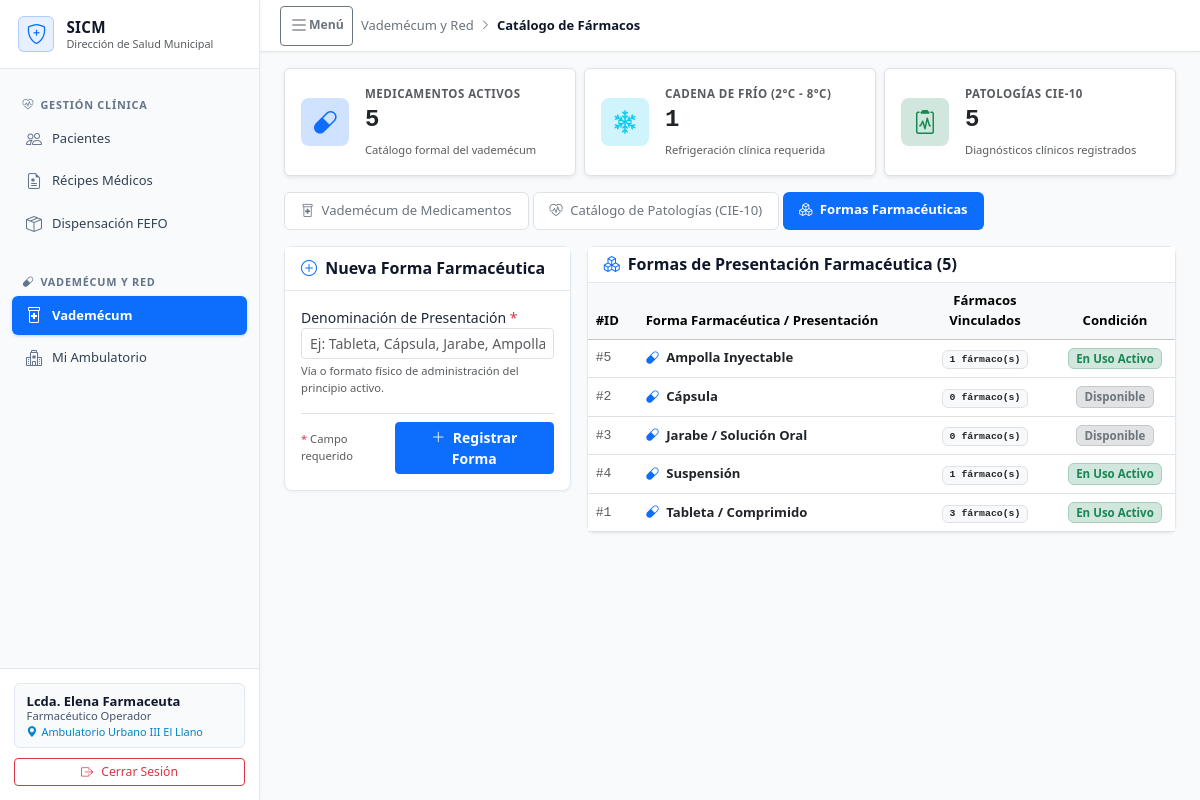
The page /index.php?tab=medicamentos&subtab=formas (signed in) on the database its author committed.
### tables this page shows
CREATE TABLE IF NOT EXISTS configuracion_institucional (
    id INT PRIMARY KEY DEFAULT 1,
    nombre_sistema VARCHAR(120) NOT NULL DEFAULT 'Sistema Integrado de Control de Medicamentos',
    siglas_sistema VARCHAR(20) NOT NULL DEFAULT 'SICM',
    ente_rector VARCHAR(150) NOT NULL DEFAULT 'Red de Salud Municipal',
    municipio VARCHAR(100) NOT NULL DEFAULT 'Municipio Autónomo',
    logotipo_ruta VARCHAR(255) NULL,
    dias_alerta_fefo INT NOT NULL DEFAULT 60 COMMENT 'Días previos a caducidad para semáforo crítico/alerta',
    updated_at DATETIME NOT NULL DEFAULT CURRENT_TIMESTAMP ON UPDATE CURRENT_TIMESTAMP,
    CONSTRAINT chk_solo_una_fila CHECK (id = 1)
);

CREATE TABLE formas_farmaceuticas (
    id INT AUTO_INCREMENT PRIMARY KEY,
    nombre VARCHAR(60) NOT NULL UNIQUE COMMENT 'Tableta / Comprimido, Cápsula, Jarabe, Suspensión, Ampolla'
);

### src/views/tabs/medicamentos/subtab_formas.php (the view, shortened to what the rows shown need)
<div class="row g-3">
    <div class="col-xl-8 col-lg-7">
        <div class="card-sicm">
            <div class="table-responsive">
                <table class="table table-hover align-middle mb-0" style="font-size: 0.82rem;">
                    <thead class="table-light">
                        <tr>
                            <th style="width: 50px;">#ID</th>
                            <th>Forma Farmacéutica / Presentación</th>
                            <th class="text-center" style="width: 140px;">Fármacos Vinculados</th>
                            <th class="text-center" style="width: 120px;">Condición</th>
                        </tr>
                    </thead>
                    <tbody>
                        <?php if (empty($formasFarmaceuticas)): ?>
                            <tr>
                                <td colspan="4" class="text-center text-muted py-4">
                                    No se han registrado formas farmacéuticas.
                                </td>
                            </tr>
                        <?php else: ?>
                            <?php foreach ($formasFarmaceuticas as $f): ?>
                                <tr>
                                    <td class="font-monospace text-muted">#<?= $f['id'] ?></td>
                                    <td class="fw-bold text-dark">
                                        <i class="bi bi-capsule text-primary me-1"></i>
                                        <?= htmlspecialchars($f['nombre']) ?>
                                    </td>
                                    <td class="text-center">
                                        <span class="badge bg-light text-dark border font-monospace">
                                            <?= number_format((int) $f['total_medicamentos']) ?> fármaco(s)
                                        </span>
                                    </td>
                                    <td class="text-center">
                                        <?php if ((int) $f['total_medicamentos'] > 0): ?>
                                            <span
                                                class="badge bg-success-subtle text-success border border-success-subtle"
                                                style="font-size: 0.72rem;">
                                                En Uso Activo
                                            </span>
                                        <?php else: ?>
                                            <span
                                                class="badge bg-secondary-subtle text-secondary border border-secondary-subtle"
                                                style="font-size: 0.72rem;">
                                                Disponible
                                            </span>
                                        <?php endif; ?>
                                    </td>
                                </tr>
                            <?php endforeach; ?>
                        <?php endif; ?>
                    </tbody>
                </table>
            </div>
        </div>
    </div>
</div>

### src/views/layout/sidebar.php (shortened to what the rows shown need)
<aside class="sicm-sidebar offcanvas-lg offcanvas-start" id="sidebarMenu" tabindex="-1"
            aria-labelledby="sidebarMenuLabel">
            <div class="sicm-sidebar-header d-flex align-items-center justify-content-between">
                <a href="index.php" class="sicm-sidebar-brand">
                    <div class="d-flex flex-column text-truncate" style="min-width: 0;">
                        <span class="brand-title text-truncate"
                            style="font-size: 0.95rem; line-height: 1.25;"><?= htmlspecialchars($configInst['siglas_sistema']) ?></span>
                        <span class="text-muted text-truncate" style="font-size: 0.68rem; line-height: 1.25;"
                            title="<?= htmlspecialchars($configInst['ente_rector']) ?>"><?= htmlspecialchars($configInst['ente_rector']) ?></span>
                    </div>
                </a>
            </div>
        </aside>

### rows shown on the page
configuracion_institucional: siglas_sistema "SICM", ente_rector "Dirección de Salud Municipal"
formas_farmaceuticas: id "5", nombre "Ampolla Inyectable", total_medicamentos "1", shows "En Uso Activo"
formas_farmaceuticas: id "2", nombre "Cápsula", total_medicamentos "0", shows "Disponible"
formas_farmaceuticas: id "3", nombre "Jarabe / Solución Oral", total_medicamentos "0", shows "Disponible"
formas_farmaceuticas: id "4", nombre "Suspensión", total_medicamentos "1", shows "En Uso Activo"
formas_farmaceuticas: id "1", nombre "Tableta / Comprimido", total_medicamentos "3", shows "En Uso Activo"

### other values the page prints
$usuario['nombre'] "Lcda. Elena Farmaceuta"
$rolLabel "Farmacéutico Operador"
$seccionNombre "Vademécum y Red"
$moduloNombre "Catálogo de Fármacos"
$kpiMedicamentosActivos "5"
$kpiCadenaFrio "1"
$kpiPatologiasCie "5"
count($formasFarmaceuticas) "5"
